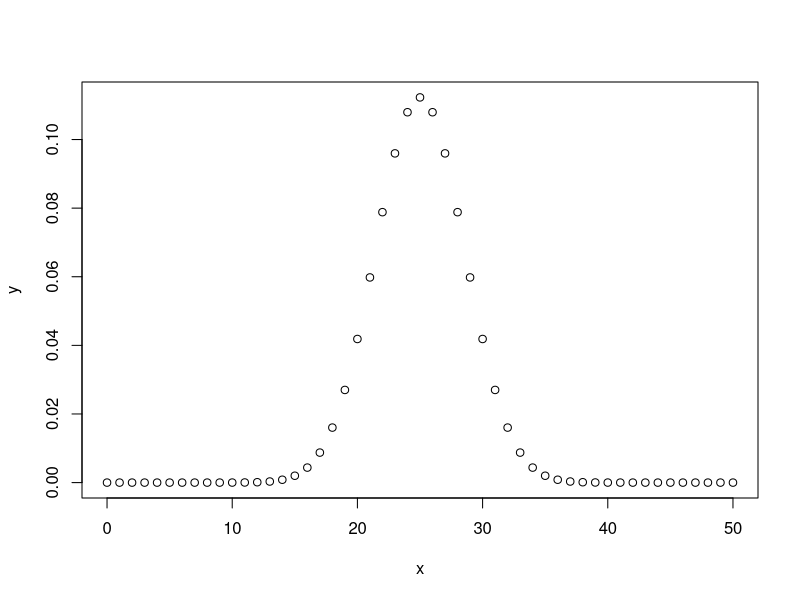

The R script that drew this image:

#DBINORM()
#dbinom(x, size, prob)
# Create a sample of 50 numbers which are incremented by 1.
x <- seq(0,50,by = 1)

# Create the binomial distribution.
y <- dbinom(x,50,0.5)


# Plot the graph for this sample.
plot(x,y)

# Save the file.
dev.off()



#PBINORM()
# Probability of getting 26 or less heads from a 51 tosses of a coin.
x <- pbinom(26,51,0.5)

print(x)



#QBINORM()
# How many heads will have a probability of 0.25 will come out when a coin is tossed 51 times.
x <- qbinom(0.25,51,1/2)

print(x)



#RBINORM()
# Find 8 random values from a sample of 150 with probability of 0.4.
x <- rbinom(8,150,.4)

print(x)